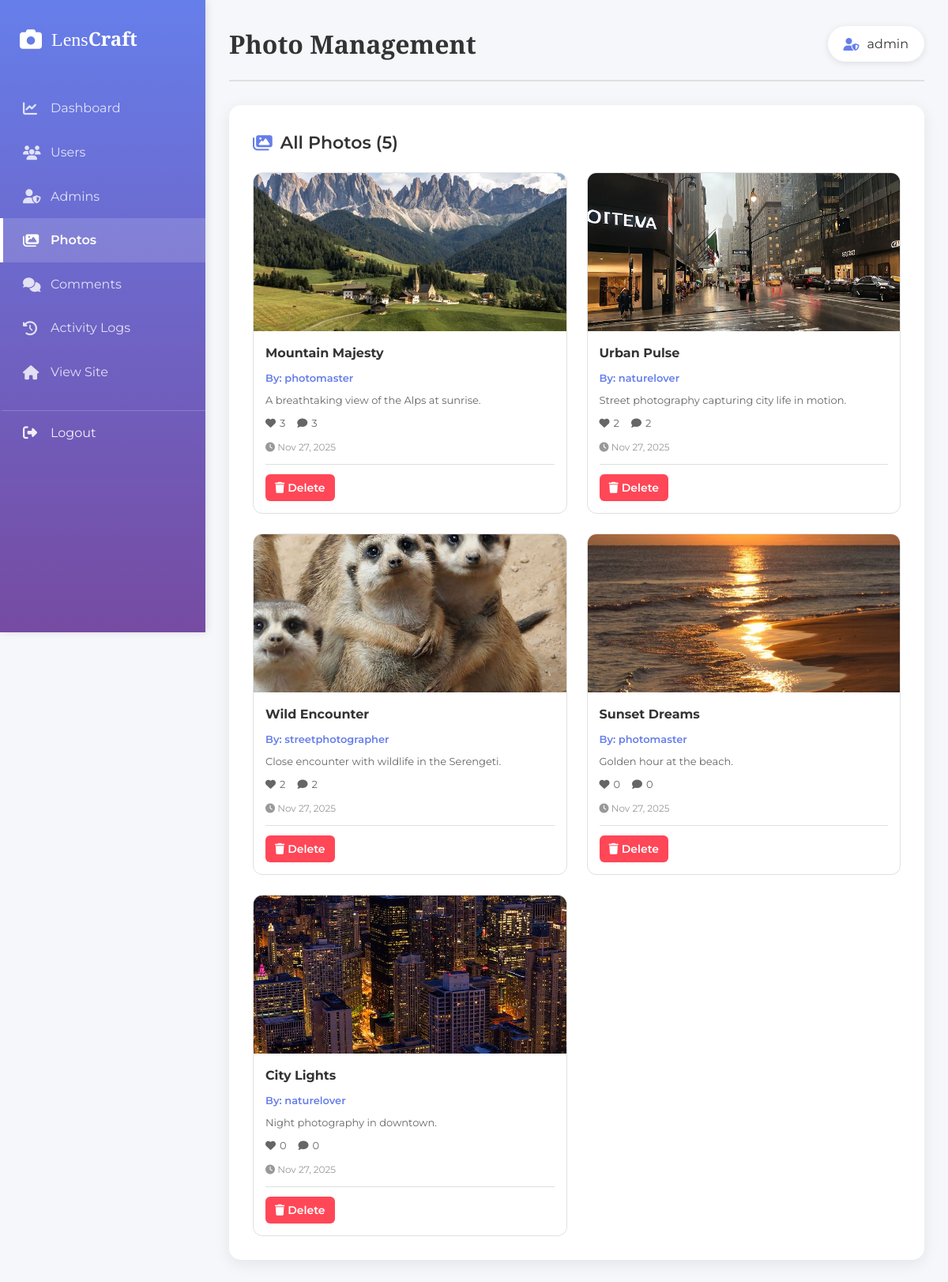
The app's page /admin/admin_photos.php (signed in) with its own data.
### tables this page shows
CREATE TABLE `photos` (
  `id` int(11) NOT NULL,
  `user_id` int(11) NOT NULL,
  `title` varchar(100) NOT NULL,
  `description` text DEFAULT NULL,
  `image_path` varchar(255) NOT NULL,
  `uploaded_at` datetime DEFAULT current_timestamp()
);

CREATE TABLE `users` (
  `id` int(11) NOT NULL,
  `username` varchar(50) NOT NULL,
  `email` varchar(100) NOT NULL,
  `password` varchar(255) NOT NULL,
  `is_admin` tinyint(1) DEFAULT 0,
  `created_at` datetime DEFAULT current_timestamp()
);

### admin/admin_photos.php (the view, shortened to what this page needs)
<?php
try {
    $pdo = getDBConnection();
    $stmt = $pdo->query("
        SELECT
            p.id,
            p.title,
            p.description,
            p.image_path,
            p.uploaded_at,
            u.username,
            COUNT(DISTINCT l.id) as like_count,
            COUNT(DISTINCT c.id) as comment_count
        FROM photos p
        JOIN users u ON p.user_id = u.id
        LEFT JOIN likes l ON p.id = l.photo_id
        LEFT JOIN comments c ON p.id = c.photo_id
        GROUP BY p.id
        ORDER BY p.uploaded_at DESC
    ");
    $photos = $stmt->fetchAll(PDO::FETCH_ASSOC);
} catch(PDOException $e) {
    error_log("Admin photos error: " . $e->getMessage());
    $_SESSION['error'] = "Failed to load photos.";
    $photos = [];
}
?>
<!DOCTYPE html>
<html lang="en">
<head>
    <link rel="stylesheet" href="https://cdnjs.cloudflare.com/ajax/libs/font-awesome/6.4.0/css/all.min.css">
    <link rel="stylesheet" href="../assets/css/admin.css">
</head>
<body>
    <div class="sidebar">
        <div class="logo">
            <i class="fas fa-camera"></i>
            <span>Lens<strong>Craft</strong></span>
        </div>
        <nav class="sidebar-nav">
            <a href="admin_dashboard.php" class="nav-item">
                <i class="fas fa-chart-line"></i>
                <span>Dashboard</span>
            </a>
            <a href="admin_users.php" class="nav-item">
                <i class="fas fa-users"></i>
                <span>Users</span>
            </a>
            <a href="admin_admins.php" class="nav-item">
                <i class="fas fa-user-shield"></i>
                <span>Admins</span>
            </a>
            <a href="admin_photos.php" class="nav-item active">
                <i class="fas fa-images"></i>
                <span>Photos</span>
            </a>
            <a href="admin_comments.php" class="nav-item">
                <i class="fas fa-comments"></i>
                <span>Comments</span>
            </a>
            <a href="admin_logs.php" class="nav-item">
                <i class="fas fa-history"></i>
                <span>Activity Logs</span>
            </a>
            <a href="../home.php" class="nav-item">
                <i class="fas fa-home"></i>
                <span>View Site</span>
            </a>
            <a href="admin_logout.php" class="nav-item logout">
                <i class="fas fa-sign-out-alt"></i>
                <span>Logout</span>
            </a>
        </nav>
    </div>
    <div class="main-content">
        <header class="top-bar">
            <h1>Photo Management</h1>
            <div class="admin-info">
                <i class="fas fa-user-shield"></i>
                <span><?php echo htmlspecialchars($_SESSION['admin_username']); ?></span>
            </div>
        </header>
        <div class="card">
            <h2 class="card-title">
                <i class="fas fa-images"></i> All Photos (<?php echo count($photos); ?>)
            </h2>
            <div class="photos-gallery">
                <?php foreach ($photos as $photo): ?>
                    <div class="admin-photo-card">
                        <div class="admin-photo-image">
                            <img src="../uploads/<?php echo htmlspecialchars($photo['image_path']); ?>"
                                 alt="<?php echo htmlspecialchars($photo['title']); ?>">
                        </div>
                        <div class="admin-photo-info">
                            <h3><?php echo htmlspecialchars($photo['title']); ?></h3>
                            <p class="photo-author">By: <?php echo htmlspecialchars($photo['username']); ?></p>
                            <p class="photo-description">
                                <?php
                                $desc = htmlspecialchars($photo['description']);
                                echo strlen($desc) > 80 ? substr($desc, 0, 77) . '...' : $desc;
                                ?>
                            </p>
                            <div class="photo-stats">
                                <span><i class="fas fa-heart"></i> <?php echo $photo['like_count']; ?></span>
                                <span><i class="fas fa-comment"></i> <?php echo $photo['comment_count']; ?></span>
                            </div>
                            <p class="photo-date">
                                <i class="fas fa-clock"></i>
                                <?php echo date('M d, Y', strtotime($photo['uploaded_at'])); ?>
                            </p>
                            <div class="photo-actions">
                                <a href="admin_photos.php?delete=<?php echo $photo['id']; ?>"
                                   class="btn btn-small btn-danger"
                                   onclick="return confirm('Delete this photo? This cannot be undone.');">
                                    <i class="fas fa-trash"></i> Delete
                                </a>
                            </div>
                        </div>
                    </div>
                <?php endforeach; ?>
            </div>
        </div>
    </div>
</body>
</html>

### assets/css/admin.css (style rules this page uses)
* { margin: 0; padding: 0; box-sizing: border-box; }
body { font-family: 'Montserrat', sans-serif; background: #f5f7fa; color: #333; line-height: 1.6; }
.sidebar { position: fixed; left: 0; top: 0; width: 260px; height: 100vh; background: linear-gradient(180deg, #667eea 0%, #764ba2 100%); padding: 30px 0; z-index: 1000; box-shadow: 2px 0 10px rgba(0, 0, 0, 0.1); }
.sidebar .logo { display: flex; align-items: center; gap: 12px; padding: 0 25px; margin-bottom: 40px; color: white; font-size: 24px; font-family: 'Playfair Display', serif; }
.sidebar .logo i { font-size: 28px; }
.sidebar .logo strong { font-weight: 700; }
.sidebar-nav { display: flex; flex-direction: column; }
.nav-item { display: flex; align-items: center; gap: 15px; padding: 15px 25px; color: rgba(255, 255, 255, 0.8); text-decoration: none; transition: all 0.3s ease; border-left: 4px solid transparent; }
.nav-item.active { background: rgba(255, 255, 255, 0.15); color: white; border-left-color: white; font-weight: 600; }
.nav-item i { font-size: 18px; width: 20px; }
.nav-item.logout { margin-top: auto; color: rgba(255, 255, 255, 0.9); border-top: 1px solid rgba(255, 255, 255, 0.2); margin-top: 20px; }
.main-content { margin-left: 260px; padding: 30px; min-height: 100vh; }
.top-bar { display: flex; justify-content: space-between; align-items: center; margin-bottom: 30px; padding-bottom: 20px; border-bottom: 2px solid #e0e0e0; }
.top-bar h1 { font-family: 'Playfair Display', serif; font-size: 32px; color: #333; }
.admin-info { display: flex; align-items: center; gap: 10px; padding: 10px 20px; background: white; border-radius: 25px; box-shadow: 0 2px 10px rgba(0, 0, 0, 0.1); }
.admin-info i { color: #667eea; }
.card { background: white; padding: 30px; border-radius: 15px; box-shadow: 0 5px 20px rgba(0, 0, 0, 0.08); margin-bottom: 30px; }
.card-title { font-size: 22px; font-weight: 600; margin-bottom: 20px; color: #333; display: flex; align-items: center; gap: 10px; }
.card-title i { color: #667eea; }
.btn { padding: 8px 16px; border-radius: 6px; border: none; cursor: pointer; font-family: 'Montserrat', sans-serif; font-weight: 600; transition: all 0.3s ease; text-decoration: none; display: inline-block; }
.btn-small { padding: 6px 12px; font-size: 14px; }
.btn-danger { background: #ff4757; color: white; }
.photos-gallery { display: grid; grid-template-columns: repeat(auto-fill, minmax(280px, 1fr)); gap: 25px; }
.admin-photo-card { background: white; border: 1px solid #e0e0e0; border-radius: 12px; overflow: hidden; transition: transform 0.3s ease, box-shadow 0.3s ease; }
.admin-photo-image { height: 200px; overflow: hidden; background: #f0f0f0; }
.admin-photo-image img { width: 100%; height: 100%; object-fit: cover; }
.admin-photo-info { padding: 15px; }
.admin-photo-info h3 { font-size: 16px; margin-bottom: 8px; color: #333; }
.photo-author { color: #667eea; font-size: 13px; margin-bottom: 8px; font-weight: 600; }
.photo-description { color: #666; font-size: 13px; margin-bottom: 10px; line-height: 1.4; }
.photo-stats { display: flex; gap: 15px; margin-bottom: 10px; font-size: 13px; color: #666; }
.photo-stats span { display: flex; align-items: center; gap: 5px; }
.photo-date { font-size: 12px; color: #999; margin-bottom: 12px; }
.photo-actions { padding-top: 12px; border-top: 1px solid #e0e0e0; }

### records on screen
photos: image_path (picture), title "Mountain Majesty", user.username "photomaster", description "A breathtaking view of the Alps at sunrise.", like_count "3", comment_count "3", uploaded_at "Nov 27, 2025"
photos: image_path (picture), title "Urban Pulse", user.username "naturelover", description "Street photography capturing city life in motion.", like_count "2", comment_count "2", uploaded_at "Nov 27, 2025"
photos: image_path (picture), title "Wild Encounter", user.username "streetphotographer", description "Close encounter with wildlife in the Serengeti.", like_count "2", comment_count "2", uploaded_at "Nov 27, 2025"
photos: image_path (picture), title "Sunset Dreams", user.username "photomaster", description "Golden hour at the beach.", like_count "0", comment_count "0", uploaded_at "Nov 27, 2025"
photos: image_path (picture), title "City Lights", user.username "naturelover", description "Night photography in downtown.", like_count "0", comment_count "0", uploaded_at "Nov 27, 2025"

### other values on screen
$_SESSION['admin_username'] "admin"
count($photos) "5"
